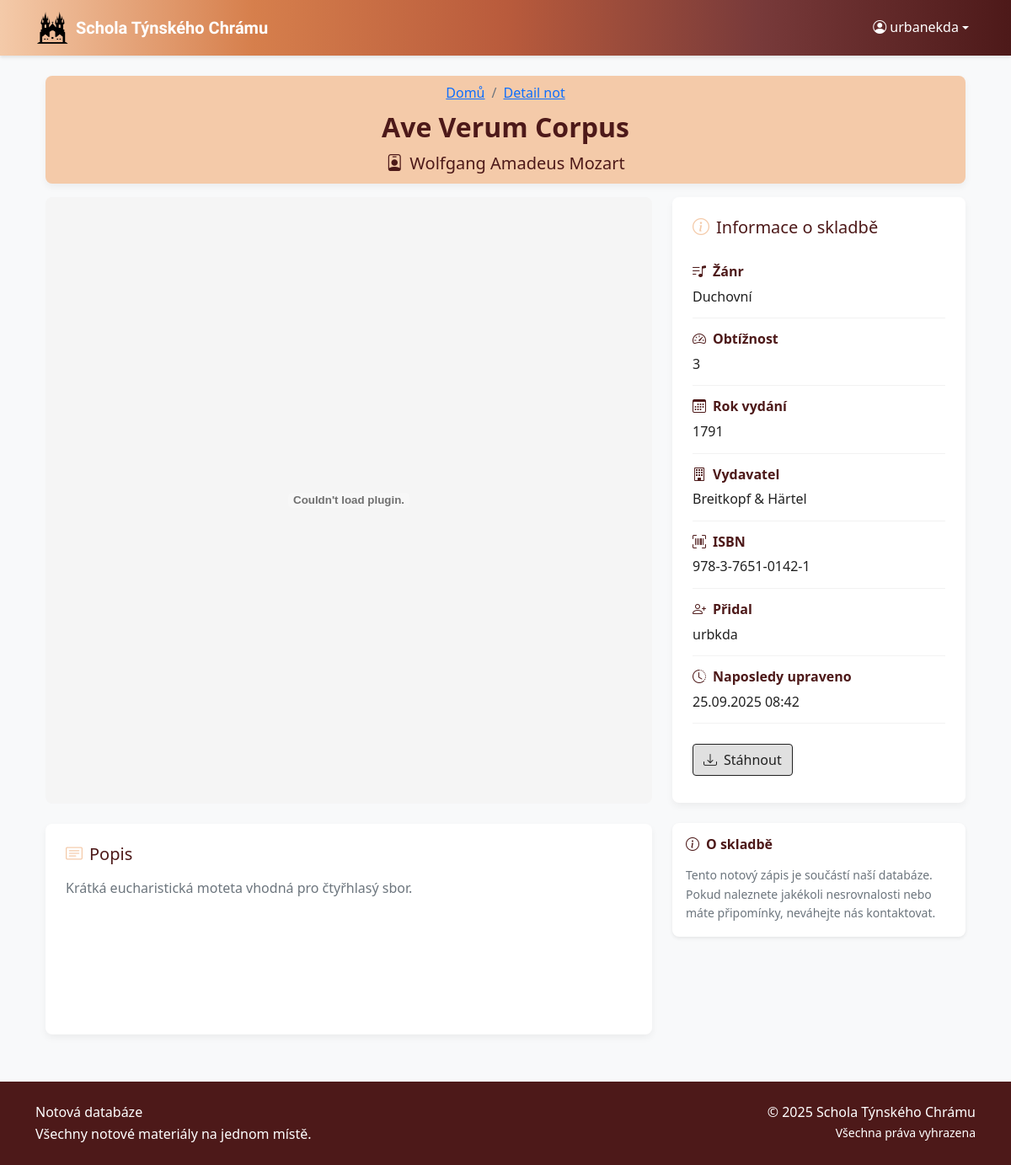
Screenshot of /noty/7 (signed in) with the database file from the repository.
### sheet_music_app/models.py (models this page shows, shortened)
class Sheet(models.Model):
    RELIGIOUS = "REL"
    CHORAL = "CHO"
    JAZZ = "JAZ"
    POPULAR = "POP"
    CLASSICAL = "CLA"
    SECULAR = "SEC"
    FOLCLORE = "FOL"
    GENRE_CHOICES = [
        (RELIGIOUS, "Duchovní"),
        (CHORAL, "Sborová"),
        (JAZZ, "Jazzová"),
        (POPULAR, "Populární"),
        (CLASSICAL, "Klasická"),
        (SECULAR, "Světská"),
        (FOLCLORE, "Folklórní"),
    ]
    DIFFICULTY_CHOICES = [
        (1, 'Velmi snadná'),
        (2, 'Snadná'),
        (3, 'Střední'),
        (4, 'Obtížná'),
        (5, 'Velmi obtížná'),
    ]
    title = models.CharField(max_length=200)
    composer = models.CharField(max_length=200)
    arranger = models.CharField(max_length=200, blank=True, null=True)
    genre = models.CharField(choices=GENRE_CHOICES, blank=True, null=True)
    difficulty_level = models.CharField(choices=DIFFICULTY_CHOICES, blank=True, null=True, max_length=1)
    publication_year = models.IntegerField(blank=True, null=True)
    publisher = models.CharField(max_length=200, blank=True, null=True)
    isbn = models.CharField(max_length=20, blank=True, null=True)
    description = models.TextField(blank=True, null=True)
    date_created = models.DateTimeField(auto_now_add=True)
    date_modified = models.DateTimeField(auto_now=True)
    created_by = models.ForeignKey('auth.User', on_delete=models.CASCADE)
    modified_by = models.ForeignKey('auth.User', on_delete=models.CASCADE, related_name='modified_sheets')
    sheet_file = models.FileField()
    preview_image = models.ImageField(blank=True, null=True)
    public = models.BooleanField(default=False)

### sheet_music_app/views.py (the view)
# urls.py: path("noty/<int:pk>", views.sheet_profile, name="sheet_profile"),
@login_required(login_url='login')
def sheet_profile(request, pk):
    sheet = get_object_or_404(Sheet, pk=pk)
    return render(request, "sheet_profile.html", {"sheet": sheet})

### sheet_music_app/templatetags/permissions.py (called while the page is built)
@register.filter(name='is_editor')
def is_editor(user):
    if not hasattr(user, 'is_authenticated'):
        return False
    return user.is_authenticated and (user.is_staff or user.is_superuser)

@register.filter(name='is_superuser')
def is_superuser(user):
    if not hasattr(user, 'is_authenticated'):
        return False
    return user.is_authenticated and user.is_superuser

### sheet_music_app/templates/sheet_profile.html (shortened to what this page needs)
{% extends 'base.html' %}
{% load static %}
{% load permissions %}
{% block content %}
<div class="container mb-3">
    <div class="sheet-header">
        <div class="sheet-header-content text-center">
            <nav aria-label="breadcrumb" class="d-flex justify-content-center">
                <ol class="breadcrumb mb-2 mt-2">
                    <li class="breadcrumb-item"><a href="{% url 'home' %}">Domů</a></li>
                    <li class="breadcrumb-item active" aria-current="page"><a href="{% url 'sheet_profile' sheet.id %}">Detail not</a></li>
                </ol>
            </nav>
            <h1 class="fw-bold mb-2">{{ sheet.title }}</h1>
            <p class="lead mb-2">
                <i class="bi bi-person-badge me-2"></i>{{ sheet.composer }}
            </p>
        </div>
    </div>
</div>
<div class="container">
    <div class="row">
        <div class="col-lg-8">
            <div class="sheet-preview-container-large mb-4">
                {% if sheet.sheet_file %}
                    {% if sheet.sheet_file.url|slice:"-4:"|lower == ".pdf" %}
                        <embed src="{{ sheet.sheet_file.url }}#toolbar=0&navpanes=0&scrollbar=0" type="application/pdf" class="w-100" />
                    {% else %}
                        <img src="{{ sheet.sheet_file.url }}" alt="{{ sheet.title }}" class="img-fluid w-100" />
                    {% endif %}
                {% else %}
                    <div class="text-center p-5 bg-light">
                        <i class="bi bi-file-earmark-music display-1 text-muted"></i>
                        <p class="mt-3 text-muted">Náhled není k dispozici</p>
                    </div>
                {% endif %}
            </div>
            <div class="description-box">
                <h3 class="h5 mb-3">
                    <i class="bi bi-card-text me-2 text-primary"></i>Popis
                </h3>
                <div class="text-muted">
                    {% if sheet.description %}
                        {{ sheet.description|linebreaks }}
                    {% else %}
                        <em class="text-secondary">Zatím bez popisu.</em>
                    {% endif %}
                </div>
            </div>
        </div>
        <div class="col-lg-4">
            <div class="sheet-meta mb-4">
                <h3 class="h5 mb-3">
                    <i class="bi bi-info-circle me-2 text-primary"></i>Informace o skladbě
                </h3>
                <div class="meta-item">
                    <div class="meta-label">
                        <i class="bi bi-music-note-list me-2"></i><strong>Žánr</strong>
                    </div>
                    <div class="meta-value">
                        {{ sheet.get_genre_display|default:"Neuvedeno" }}
                    </div>
                </div>
                <div class="meta-item">
                    <div class="meta-label">
                        <i class="bi bi-speedometer2 me-2"></i><strong>Obtížnost</strong>
                    </div>
                    <div class="meta-value">
                        {{ sheet.get_difficulty_level_display|default:"Neuvedeno" }}
                    </div>
                </div>
                {% if sheet.publication_year %}
                <div class="meta-item">
                    <div class="meta-label">
                        <i class="bi bi-calendar3 me-2"></i><strong>Rok vydání</strong>
                    </div>
                    <div class="meta-value">
                        {{ sheet.publication_year }}
                    </div>
                </div>
                {% endif %}
                {% if sheet.publisher %}
                <div class="meta-item">
                    <div class="meta-label">
                        <i class="bi bi-building me-2"></i><strong>Vydavatel</strong>
                    </div>
                    <div class="meta-value">
                        {{ sheet.publisher }}
                    </div>
                </div>
                {% endif %}
                {% if sheet.isbn %}
                <div class="meta-item">
                    <div class="meta-label">
                        <i class="bi bi-upc-scan me-2"></i><strong>ISBN</strong>
                    </div>
                    <div class="meta-value">
                        {{ sheet.isbn }}
                    </div>
                </div>
                {% endif %}
                <div class="meta-item">
                    <div class="meta-label">
                        <i class="bi bi-person-plus me-2"></i><strong>Přidal</strong>
                    </div>
                    <div class="meta-value">
                        {{ sheet.created_by.get_full_name|default:sheet.created_by.username }}
                    </div>
                </div>
                <div class="meta-item">
                    <div class="meta-label">
                        <i class="bi bi-clock-history me-2"></i><strong>Naposledy upraveno</strong>
                    </div>
                    <div class="meta-value">
                        {{ sheet.date_modified|date:"d.m.Y H:i" }}
                    </div>
                </div>
                <div class="mt-2 pt-3 action-buttons">
                    {% if sheet.sheet_file %}
                        <a href="{{ sheet.sheet_file.url }}" class="btn btn-primary mb-2" download>
                            <i class="bi bi-download me-2"></i>Stáhnout
                        </a>
                    {% endif %}
                </div>
            </div>
            <div class="card border-0 shadow-sm">
                <div class="card-body">
                    <h5 class="card-title mb-3">
                        <i class="bi bi-info-circle me-2"></i>O skladbě
                    </h5>
                    <p class="card-text text-muted small">
                        Tento notový zápis je součástí naší databáze. Pokud naleznete jakékoli nesrovnalosti nebo máte
                        připomínky, neváhejte nás kontaktovat.
                    </p>
                </div>
            </div>
        </div>
    </div>
</div>
{% endblock %}

### sheet_music_app/templates/base.html (shortened to what this page needs)
<!DOCTYPE html>
{% load static %}
{% load permissions %}
<html lang="cs">
<head>
    <link href="https://cdn.jsdelivr.net/npm/bootstrap@5.0.2/dist/css/bootstrap.min.css" rel="stylesheet">
    <link rel="stylesheet" href="https://cdn.jsdelivr.net/npm/bootstrap-icons@1.9.1/font/bootstrap-icons.css">
    <link href="{% static 'css/style.css' %}" rel="stylesheet">
</head>
<body class="d-flex flex-column min-vh-100">
    <header>
        <nav class="navbar navbar-expand-lg navbar-dark sticky-top">
            <div class="container">
                <a class="navbar-brand d-flex align-items-center" href="{% url 'home' %}">
                    <img src="{% static 'images/tynsky_duch_logo.png' %}" alt="Logo" width="40" height="40" class="d-inline-block align-text-top me-2">
                    <span class="text-black uncial-antiqua-regular">Schola Týnského Chrámu</span>
                </a>
                <div class="navbar-collapse" id="navbarNav">
                    <ul class="navbar-nav">
                        {% if user.is_authenticated %}
                            <li class="nav-item dropdown">
                                <a class="nav-link dropdown-toggle d-flex align-items-center" href="#" id="userDropdown" role="button" data-bs-toggle="dropdown" aria-expanded="false">
                                    <i class="bi bi-person-circle me-1"></i>
                                    <span>{{ user.get_short_name|default:user.username }}</span>
                                </a>
                            </li>
                        {% endif %}
                    </ul>
                </div>
            </div>
        </nav>
    </header>
    <main class="flex-grow-1 py-4">
        <div class="container">
            {% block content %}
            {% endblock %}
        </div>
    </main>
    <footer class="bg-secondary py-4 mt-auto">
        <div class="container">
            <div class="row">
                <div class="col-md-6 text-center text-white text-md-start">
                    <p class="mb-0">Notová databáze</p>
                    <p class="mb-0">Všechny notové materiály na jednom místě.</p>
                </div>
                <div class="col-md-6 text-center text-md-end mt-3 mt-md-0">
                    <p class="mb-0">&copy; {% now "Y" %} Schola Týnského Chrámu</p>
                    <p class="small mb-0">Všechna práva vyhrazena</p>
                </div>
            </div>
        </div>
    </footer>
</body>
</html>

### sheet_music_app/static/css/style.css (style rules this page uses)
:root { --secondary: #4d1919; --primary-dark: #d67f4c; --primary-light: #eae6d5; --primary: #f4caa9; --secondary-light: #e1b99e; --light: #F5F5F5; --dark: #212121; --gray: #757575; --light-gray: #E0E0E0; --gradient-main: linear-gradient(0.25turn, #4d1919, #783a3a, #b95b3c, #d67f4c, #f4caa9); }
body { font-family: 'Segoe UI', Tahoma, Geneva, Verdana, sans-serif; color: var(--dark); background-color: #f8f9fa; line-height: 1.6; }
h1 { font-weight: 600; font-size: xx-large; color: var(--secondary); }
h3 { font-weight: 600; font-size: large; color: var(--secondary); }
h4, h5, h6 { font-weight: 400; color: var(--secondary); font-size: medium; }
.uncial-antiqua-regular { font-family: "Uncial Antiqua", system-ui; font-weight: 550; font-style: normal; }
.navbar { background: linear-gradient(to left, #4d1919, #783a3a, #b95b3c, #d67f4c, #f4caa9) !important; box-shadow: 0 2px 4px rgba(0,0,0,0.1); }
.navbar-brand, .nav-link { color: white !important; font-weight: 500; }
.btn-primary { background-color: var(--light-gray); border-color: var(--dark); color: var(--dark); font-weight: 500; }
.card { border: none; border-radius: 8px; box-shadow: 0 2px 10px rgba(0,0,0,0.05); transition: transform 0.2s, box-shadow 0.2s; margin-bottom: 1.5rem; }
.card-title { color: var(--secondary); font-weight: 600; margin-bottom: 0.5rem; }
.sheet-preview-container-large { align-items: center; justify-content: center; background-color: var(--light); border-radius: 8px; overflow: hidden; margin-bottom: 1rem; height: 90vh; }
footer { background-color: linear-gradient(0.25turn, #4d1919, #783a3a, #b95b3c, #d67f4c, #f4caa9); color: white; padding: 2rem 0; margin-top: 3rem; }
.text-primary { color: var(--primary) !important; }
.bg-secondary { background-color: var(--secondary) !important; }
.sheet-header { color: var(--secondary); background-color: var(--primary); border-radius: 0.5rem; position: relative; overflow: hidden; box-shadow: 0 0.25rem 0.5rem rgba(0, 0, 0, 0.05); width: 100%; }
.sheet-header-content { position: relative; z-index: 1; color: var(--secondary); }
.sheet-preview-container-large embed { width: 100%; height: 100%; border: none; }
.sheet-meta { background-color: white; border-radius: 0.5rem; padding: 1.5rem; box-shadow: 0 0.25rem 0.5rem rgba(0, 0, 0, 0.05); }
.meta-item { padding: 0.75rem 0; border-bottom: 1px solid rgba(0, 0, 0, 0.05); }
.meta-label { font-weight: 600; color: var(--secondary); margin-bottom: 0.25rem; }
.meta-value { color: var(--dark); }
.description-box { background-color: white; border-radius: 0.5rem; padding: 1.5rem; box-shadow: 0 0.25rem 0.5rem rgba(0, 0, 0, 0.05); margin-bottom: 2rem; min-height: 250px; display: flex; flex-direction: column; }
.description-box .text-muted { overflow-wrap: anywhere; word-break: break-word; }
.description-box .text-muted p:last-child { margin-bottom: 0; }
.action-buttons .btn { margin-right: 0.5rem; margin-bottom: 0.5rem; }

### rows the page displays
Sheet: title "Ave Verum Corpus", composer "Wolfgang Amadeus Mozart", description "Krátká eucharistická moteta vhodná pro čtyřhlasý sbor.", genre "Duchovní", difficulty_level "3", publication_year "1791", publisher "Breitkopf & Härtel", isbn "978-3-7651-0142-1", created_by.get_full_name "urbkda", date_modified "25.09.2025 08:42"

### other values shown
{{ user.get_short_name|default:user.username }} "urbanekda"
